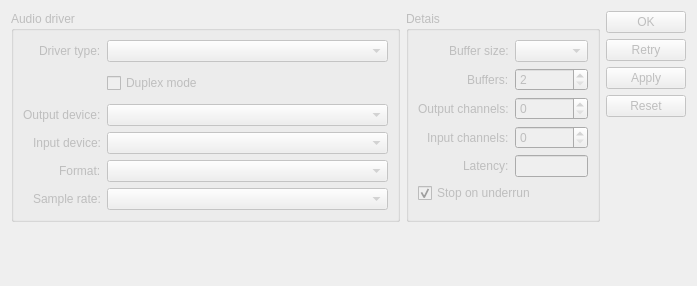
<?xml version="1.0" encoding="UTF-8"?>
<ui version="4.0">
 <class>DriverDialog</class>
 <widget class="QDialog" name="DriverDialog">
  <property name="windowModality">
   <enum>Qt::ApplicationModal</enum>
  </property>
  <property name="geometry">
   <rect>
    <x>0</x>
    <y>0</y>
    <width>697</width>
    <height>286</height>
   </rect>
  </property>
  <property name="sizePolicy">
   <sizepolicy hsizetype="Minimum" vsizetype="Minimum">
    <horstretch>0</horstretch>
    <verstretch>0</verstretch>
   </sizepolicy>
  </property>
  <property name="windowTitle">
   <string>Driver Settings</string>
  </property>
  <property name="modal">
   <bool>true</bool>
  </property>
  <layout class="QGridLayout" name="gridLayout" columnstretch="2,0,0">
   <item row="0" column="0">
    <widget class="QGroupBox" name="chooseDriverGroup">
     <property name="enabled">
      <bool>false</bool>
     </property>
     <property name="title">
      <string>Audio driver</string>
     </property>
     <layout class="QFormLayout">
      <property name="labelAlignment">
       <set>Qt::AlignRight|Qt::AlignTrailing|Qt::AlignVCenter</set>
      </property>
      <item row="0" column="0">
       <widget class="QLabel" name="label">
        <property name="text">
         <string>Driver type:</string>
        </property>
        <property name="buddy">
         <cstring>driverType</cstring>
        </property>
       </widget>
      </item>
      <item row="0" column="1">
       <widget class="QComboBox" name="driverType"/>
      </item>
      <item row="1" column="1">
       <widget class="QCheckBox" name="duplexMode">
        <property name="minimumSize">
         <size>
          <width>0</width>
          <height>30</height>
         </size>
        </property>
        <property name="text">
         <string>Duplex mode</string>
        </property>
       </widget>
      </item>
      <item row="2" column="0">
       <widget class="QLabel" name="label_4">
        <property name="text">
         <string>Output device:</string>
        </property>
        <property name="buddy">
         <cstring>outputDevice</cstring>
        </property>
       </widget>
      </item>
      <item row="2" column="1">
       <widget class="QComboBox" name="outputDevice"/>
      </item>
      <item row="3" column="0">
       <widget class="QLabel" name="label_5">
        <property name="text">
         <string>Input device:</string>
        </property>
        <property name="buddy">
         <cstring>inputDevice</cstring>
        </property>
       </widget>
      </item>
      <item row="3" column="1">
       <widget class="QComboBox" name="inputDevice">
        <property name="enabled">
         <bool>false</bool>
        </property>
       </widget>
      </item>
      <item row="4" column="0">
       <widget class="QLabel" name="label_2">
        <property name="text">
         <string>Format:</string>
        </property>
        <property name="buddy">
         <cstring>sampleFormat</cstring>
        </property>
       </widget>
      </item>
      <item row="4" column="1">
       <widget class="QComboBox" name="sampleFormat"/>
      </item>
      <item row="5" column="0">
       <widget class="QLabel" name="label_3">
        <property name="text">
         <string>Sample rate:</string>
        </property>
        <property name="buddy">
         <cstring>sampleRate</cstring>
        </property>
       </widget>
      </item>
      <item row="5" column="1">
       <widget class="QComboBox" name="sampleRate"/>
      </item>
     </layout>
     <zorder>label</zorder>
     <zorder>driverType</zorder>
     <zorder>duplexMode</zorder>
     <zorder>outputDevice</zorder>
     <zorder>label_5</zorder>
     <zorder>inputDevice</zorder>
     <zorder>label_2</zorder>
     <zorder>label_3</zorder>
     <zorder>sampleRate</zorder>
     <zorder>label_4</zorder>
     <zorder>sampleFormat</zorder>
    </widget>
   </item>
   <item row="0" column="1">
    <widget class="QGroupBox" name="detailsGroup">
     <property name="enabled">
      <bool>false</bool>
     </property>
     <property name="sizePolicy">
      <sizepolicy hsizetype="Preferred" vsizetype="Preferred">
       <horstretch>1</horstretch>
       <verstretch>0</verstretch>
      </sizepolicy>
     </property>
     <property name="title">
      <string>Detais</string>
     </property>
     <layout class="QFormLayout" name="formLayout_2">
      <property name="sizeConstraint">
       <enum>QLayout::SetMinimumSize</enum>
      </property>
      <property name="labelAlignment">
       <set>Qt::AlignRight|Qt::AlignTrailing|Qt::AlignVCenter</set>
      </property>
      <item row="0" column="0">
       <widget class="QLabel" name="label_8">
        <property name="text">
         <string>Buffer size:</string>
        </property>
        <property name="buddy">
         <cstring>bufferSize</cstring>
        </property>
       </widget>
      </item>
      <item row="0" column="1">
       <widget class="QComboBox" name="bufferSize">
        <property name="currentText">
         <string/>
        </property>
       </widget>
      </item>
      <item row="1" column="0">
       <widget class="QLabel" name="label_9">
        <property name="text">
         <string>Buffers:</string>
        </property>
        <property name="buddy">
         <cstring>bufferCount</cstring>
        </property>
       </widget>
      </item>
      <item row="1" column="1">
       <widget class="QSpinBox" name="bufferCount">
        <property name="minimum">
         <number>2</number>
        </property>
        <property name="maximum">
         <number>16</number>
        </property>
       </widget>
      </item>
      <item row="2" column="0">
       <widget class="QLabel" name="label_6">
        <property name="text">
         <string>Output channels:</string>
        </property>
        <property name="buddy">
         <cstring>outChannels</cstring>
        </property>
       </widget>
      </item>
      <item row="2" column="1">
       <widget class="QSpinBox" name="outChannels">
        <property name="minimum">
         <number>0</number>
        </property>
        <property name="maximum">
         <number>32</number>
        </property>
       </widget>
      </item>
      <item row="3" column="0">
       <widget class="QLabel" name="label_7">
        <property name="text">
         <string>Input channels:</string>
        </property>
        <property name="buddy">
         <cstring>inChannels</cstring>
        </property>
       </widget>
      </item>
      <item row="3" column="1">
       <widget class="QSpinBox" name="inChannels">
        <property name="minimum">
         <number>0</number>
        </property>
        <property name="maximum">
         <number>32</number>
        </property>
       </widget>
      </item>
      <item row="4" column="0">
       <widget class="QLabel" name="label_10">
        <property name="text">
         <string>Latency:</string>
        </property>
        <property name="buddy">
         <cstring>latency</cstring>
        </property>
       </widget>
      </item>
      <item row="4" column="1">
       <widget class="QLineEdit" name="latency">
        <property name="text">
         <string/>
        </property>
        <property name="readOnly">
         <bool>true</bool>
        </property>
       </widget>
      </item>
      <item row="5" column="0" colspan="2">
       <widget class="QCheckBox" name="xrunStop">
        <property name="text">
         <string>Stop on underrun</string>
        </property>
        <property name="checked">
         <bool>true</bool>
        </property>
       </widget>
      </item>
     </layout>
    </widget>
   </item>
   <item row="1" column="0" colspan="2">
    <layout class="QHBoxLayout" name="statusLayout"/>
   </item>
   <item row="0" column="2" rowspan="2">
    <widget class="QDialogButtonBox" name="buttonBox">
     <property name="enabled">
      <bool>false</bool>
     </property>
     <property name="orientation">
      <enum>Qt::Vertical</enum>
     </property>
     <property name="standardButtons">
      <set>QDialogButtonBox::Apply|QDialogButtonBox::Ok|QDialogButtonBox::Reset|QDialogButtonBox::Retry</set>
     </property>
     <property name="centerButtons">
      <bool>false</bool>
     </property>
    </widget>
   </item>
  </layout>
 </widget>
 <tabstops>
  <tabstop>driverType</tabstop>
  <tabstop>duplexMode</tabstop>
  <tabstop>outputDevice</tabstop>
  <tabstop>inputDevice</tabstop>
  <tabstop>sampleFormat</tabstop>
  <tabstop>sampleRate</tabstop>
  <tabstop>bufferSize</tabstop>
  <tabstop>bufferCount</tabstop>
  <tabstop>outChannels</tabstop>
  <tabstop>inChannels</tabstop>
  <tabstop>latency</tabstop>
  <tabstop>xrunStop</tabstop>
 </tabstops>
 <resources/>
 <connections>
  <connection>
   <sender>buttonBox</sender>
   <signal>accepted()</signal>
   <receiver>DriverDialog</receiver>
   <slot>accept()</slot>
   <hints>
    <hint type="sourcelabel">
     <x>248</x>
     <y>254</y>
    </hint>
    <hint type="destinationlabel">
     <x>157</x>
     <y>274</y>
    </hint>
   </hints>
  </connection>
  <connection>
   <sender>buttonBox</sender>
   <signal>rejected()</signal>
   <receiver>DriverDialog</receiver>
   <slot>reject()</slot>
   <hints>
    <hint type="sourcelabel">
     <x>316</x>
     <y>260</y>
    </hint>
    <hint type="destinationlabel">
     <x>286</x>
     <y>274</y>
    </hint>
   </hints>
  </connection>
 </connections>
</ui>
